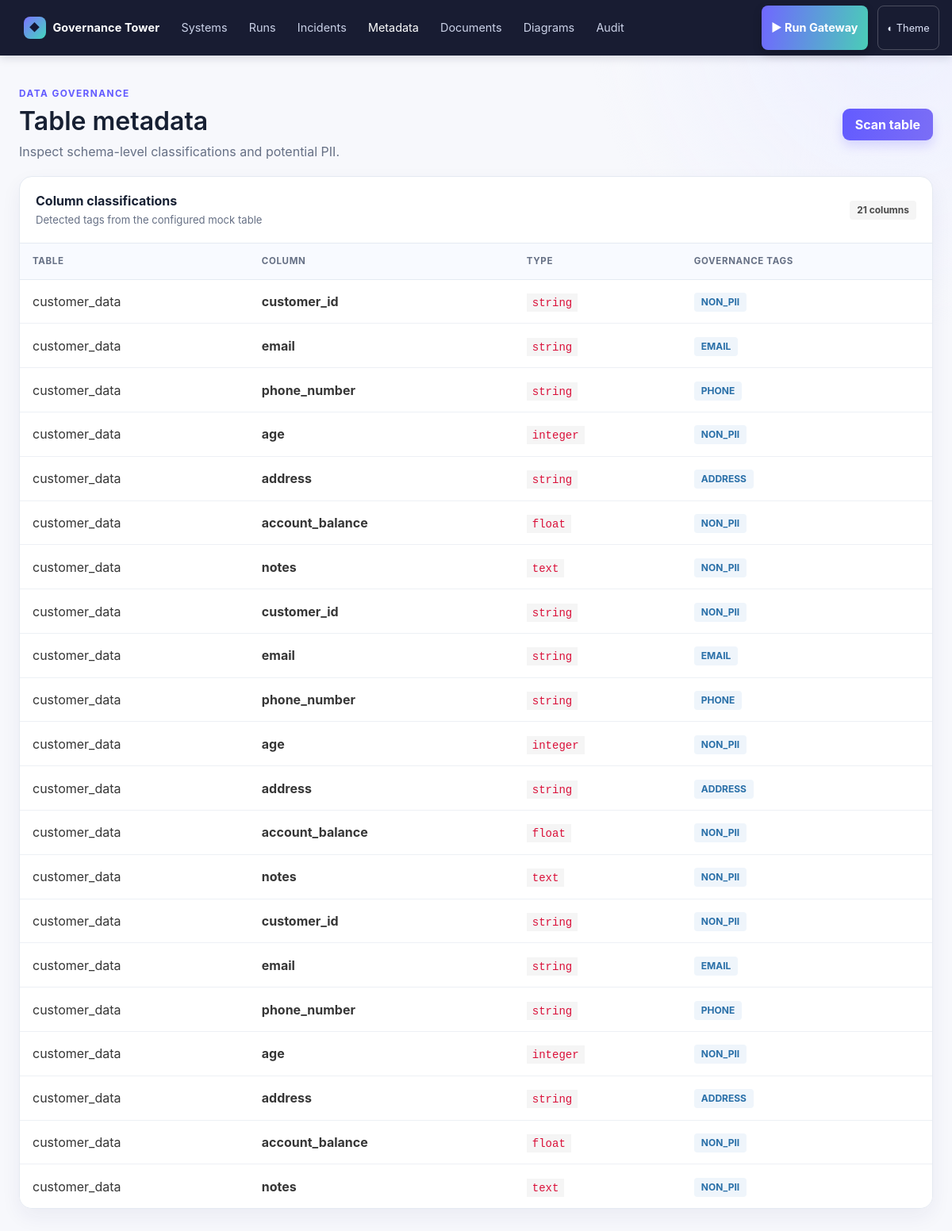
The page /dashboard/metadata on the database as committed earlier.
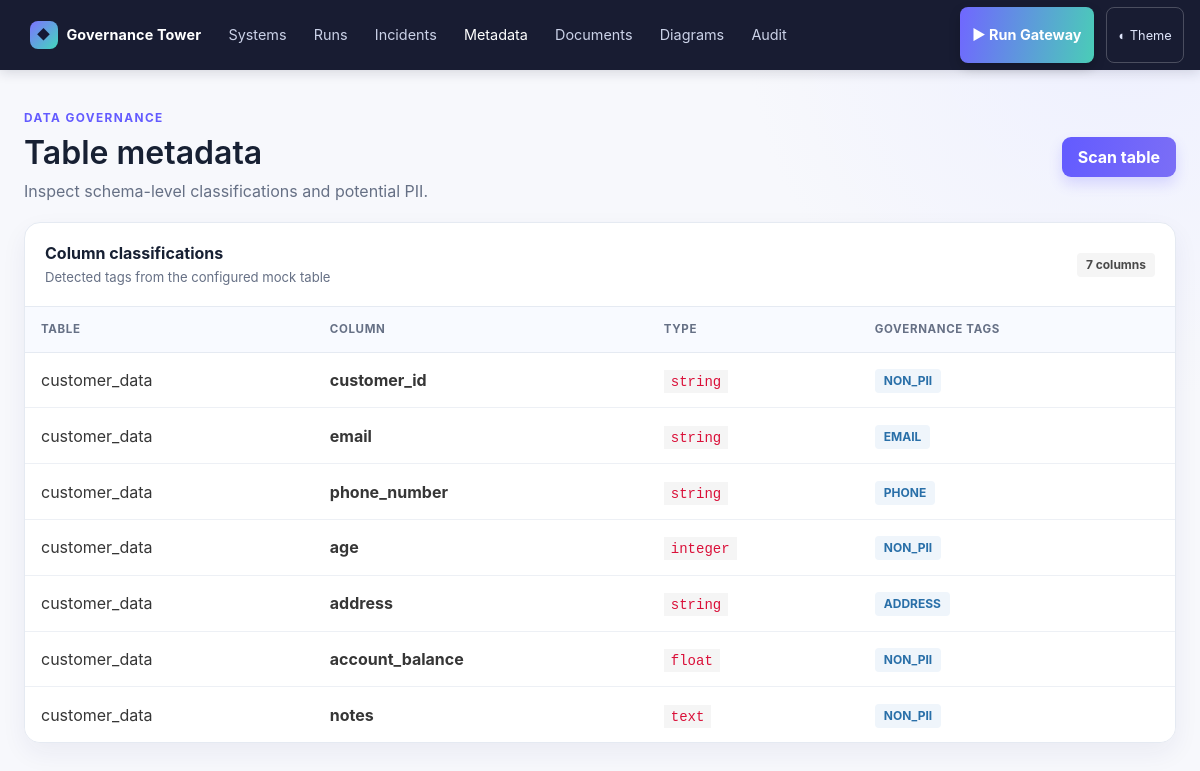
The same page on the database as committed later.
### models.py (models this page shows)
class TableMetadata(Base):
    __tablename__ = "table_metadata"
    id = Column(Integer, primary_key=True)
    table_name = Column(String(255), nullable=False)
    column_name = Column(String(255), nullable=False)
    column_type = Column(String(64), nullable=False)
    tags = Column(Text, nullable=False)
    created_at = Column(DateTime, default=datetime.utcnow)

### dashboard/dashboard_api.py (the view)
@dashboard.get("/metadata")
def metadata_page(request: Request, session: Session = Depends(get_session)):
    return templates.TemplateResponse(request, "table_metadata.html", {"metadata": session.query(TableMetadata).all(), "active_page": "metadata", "scanned": False})

### dashboard/templates/table_metadata.html (shortened to what this page needs)
{% extends "base.html" %}
{% block content %}
<div class="ct-page"><header class="ct-page-hero"><div><p class="ct-eyebrow">Data governance</p><h1 class="title is-3">Table metadata</h1><p class="subtitle is-6">Inspect schema-level classifications and potential PII.</p></div><a href="/dashboard/metadata/scan" class="button is-primary ct-button">Scan table</a></header>
<section class="ct-card"><div class="ct-card-header"><div><h2 class="ct-card-title">Column classifications</h2><p class="ct-card-subtitle">Detected tags from the configured mock table</p></div><span class="tag is-light ct-pill">{{ metadata|length }} columns</span></div>{% if metadata %}<div class="table-container"><table class="table is-fullwidth ct-table"><thead><tr><th>Table</th><th>Column</th><th>Type</th><th>Governance tags</th></tr></thead><tbody>{% for m in metadata %}<tr><td>{{ m.table_name }}</td><td><strong>{{ m.column_name }}</strong></td><td><code>{{ m.column_type }}</code></td><td>{% for tag in m.tags.split(',') %}<span class="tag is-info is-light ct-pill mr-1">{{ tag }}</span>{% endfor %}</td></tr>{% endfor %}</tbody></table></div>{% else %}<div class="ct-empty"><strong>No metadata has been scanned</strong>Run a table scan to populate this view.</div>{% endif %}</section></div>
{% endblock %}

### dashboard/templates/base.html (shortened to what this page needs)
<!DOCTYPE html>
<html lang="en">
<head>
  <link rel="stylesheet" href="https://cdn.jsdelivr.net/npm/bulma@0.9.4/css/bulma.min.css">
</head>
<body>
<nav class="navbar ct-nav" role="navigation"><div class="navbar-brand"><a class="navbar-item ct-brand" href="/dashboard/"><span class="ct-brand-mark">◆</span>Governance Tower</a></div><div class="navbar-menu is-active"><div class="navbar-start"><a class="navbar-item {% if active_page=='systems' %}is-active{% endif %}" href="/dashboard/systems">Systems</a><a class="navbar-item {% if active_page=='runs' %}is-active{% endif %}" href="/dashboard/runs">Runs</a><a class="navbar-item {% if active_page=='incidents' %}is-active{% endif %}" href="/dashboard/incidents">Incidents</a><a class="navbar-item {% if active_page=='metadata' %}is-active{% endif %}" href="/dashboard/metadata">Metadata</a><a class="navbar-item {% if active_page=='documents' %}is-active{% endif %}" href="/dashboard/documents">Documents</a><a class="navbar-item {% if active_page=='diagrams' %}is-active{% endif %}" href="/dashboard/diagrams">Diagrams</a><a class="navbar-item {% if active_page=='audit' %}is-active{% endif %}" href="/dashboard/audit">Audit</a></div><div class="navbar-end"><a class="navbar-item ct-nav-action {% if active_page=='gateway' %}is-active{% endif %}" href="/dashboard/gateway">▶ Run Gateway</a><button id="theme-toggle" class="ct-theme-toggle" type="button">◐ Theme</button></div></div></nav>
<main class="section ct-main"><div class="container ct-container">{% block content %}{% endblock %}</div></main>
</body>
</html>

### dashboard/templates/base.html (style rules this page uses)
:root { --ct-ink:#172033; --ct-muted:#667085; --ct-line:#e5eaf2; --ct-brand:#635bff; --ct-panel:#fff; --ct-bg:#f7f8fc; }
html { background: var(--ct-bg); }
body { min-height:100vh; color:var(--ct-ink); background:radial-gradient(circle at 94% 2%, #eef0ff 0, transparent 24rem), var(--ct-bg); }
.navbar.ct-nav { min-height:4.4rem; background:#181c32; box-shadow:0 2px 12px rgba(20,24,50,.16); padding:0 max(1rem, calc((100vw - 1180px)/2)); }
.ct-nav .navbar-brand { align-items:center; }
.ct-brand { color:#fff !important; font-weight:750; letter-spacing:.01em; padding-left:0; }
.ct-brand-mark { display:inline-grid; place-items:center; width:28px; height:28px; margin-right:.55rem; border-radius:8px; background:linear-gradient(135deg,#7d73ff,#42d8bd); color:#151936; font-size:.82rem; }
.ct-nav .navbar-item { color:#cbd2e8; font-size:.9rem; border-radius:8px; margin:.45rem .1rem; padding:.55rem .75rem; }
.ct-nav .navbar-item:hover, .ct-nav .navbar-item.is-active { color:#fff; background:rgba(255,255,255,.11); }
.ct-nav .ct-nav-action { margin-left:.55rem; background:linear-gradient(100deg,#7067ff,#4acdb7); color:#fff; font-weight:750; box-shadow:0 5px 12px rgba(0,0,0,.2); }
.ct-main { padding:1.5rem 1.5rem 3rem; }
.ct-container { max-width:1180px !important; }
.ct-page { color:var(--ct-ink); }
.ct-page-hero { display:flex; align-items:center; justify-content:space-between; gap:1.25rem; padding:1rem 0 1.2rem; }
.ct-page-hero > div:first-child { display:flex; flex-direction:column; align-items:flex-start; }
.ct-eyebrow { color:var(--ct-brand); font-size:.74rem; font-weight:750; letter-spacing:.12em; text-transform:uppercase; margin:0 0 .5rem; }
.ct-page-hero .title { margin:0 0 .6rem !important; color:var(--ct-ink); line-height:1.08 !important; }
.ct-page-hero .subtitle { color:var(--ct-muted); margin:0 !important; line-height:1.4 !important; }
.ct-card { background:var(--ct-panel); border:1px solid var(--ct-line); border-radius:16px; box-shadow:0 10px 26px rgba(27,39,94,.06); overflow:hidden; }
.ct-card-header { display:flex; justify-content:space-between; align-items:center; padding:1.15rem 1.25rem; border-bottom:1px solid var(--ct-line); }
.ct-card-title { margin:0; font-size:1rem; font-weight:720; }
.ct-card-subtitle { margin:.18rem 0 0; color:var(--ct-muted); font-size:.82rem; }
.ct-table { margin:0; }
.ct-table thead th { background:#f8faff; color:#667085; border-width:0 0 1px; border-color:var(--ct-line); font-size:.72rem; letter-spacing:.055em; padding:.85rem 1rem; text-transform:uppercase; }
.ct-table td { vertical-align:middle; border-color:#edf0f5; padding:.9rem 1rem; }
.ct-button { background:linear-gradient(100deg,#635bff,#7b6ef6); border:0; border-radius:9px; box-shadow:0 7px 14px rgba(99,91,255,.2); font-weight:700; }
.ct-pill { border-radius:999px; font-size:.73rem; font-weight:700; padding:.34rem .62rem; }
.ct-theme-toggle { background:transparent; border:1px solid rgba(255,255,255,.22); border-radius:8px; color:#dfe5fa; cursor:pointer; font-size:.8rem; margin:.45rem 0 .45rem .7rem; padding:.5rem .7rem; }

Rows that differ between the two databases and show on the page:
removed TableMetadata: table_name "customer_data", column_name "customer_id", column_type "string", tags "NON_PII"
removed TableMetadata: table_name "customer_data", column_name "email", column_type "string", tags "EMAIL"
removed TableMetadata: table_name "customer_data", column_name "phone_number", column_type "string", tags "PHONE"
removed TableMetadata: table_name "customer_data", column_name "age", column_type "integer", tags "NON_PII"
removed TableMetadata: table_name "customer_data", column_name "address", column_type "string", tags "ADDRESS"
removed TableMetadata: table_name "customer_data", column_name "account_balance", column_type "float", tags "NON_PII"
removed TableMetadata: table_name "customer_data", column_name "notes", column_type "text", tags "NON_PII"
removed TableMetadata: table_name "customer_data", column_name "customer_id", column_type "string", tags "NON_PII"
removed TableMetadata: table_name "customer_data", column_name "email", column_type "string", tags "EMAIL"
removed TableMetadata: table_name "customer_data", column_name "phone_number", column_type "string", tags "PHONE"
removed TableMetadata: table_name "customer_data", column_name "age", column_type "integer", tags "NON_PII"
removed TableMetadata: table_name "customer_data", column_name "address", column_type "string", tags "ADDRESS"
removed TableMetadata: table_name "customer_data", column_name "account_balance", column_type "float", tags "NON_PII"
removed TableMetadata: table_name "customer_data", column_name "notes", column_type "text", tags "NON_PII"
Other text that changed with them:
{{ metadata|length }}: "21" → "7"
